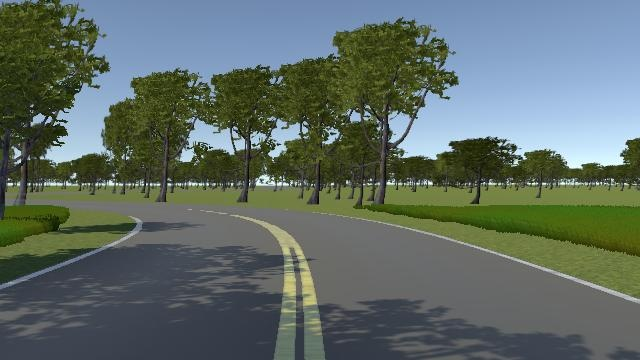
#> input picture code_albb/imgs/lane_treeShadow.jpg, 640 x 360 px
$ python test.py
#> lines starting #> are read from the running program, lines starting #| are printed output that depends on the picture; after the words box and inside, x2 and y2 are one past the last pixel; in counts of white or black regions, pixels touching at a corner belong together
import cv2
import numpy as np

# Đọc ảnh và chuyển sang ảnh xám
image = cv2.imread('./imgs/lane_treeShadow.jpg')
#> image is the input picture: shape (360, 640, 3); mean B, G, R 102.3, 108.5, 95.6
gray = cv2.cvtColor(image, cv2.COLOR_BGR2GRAY)
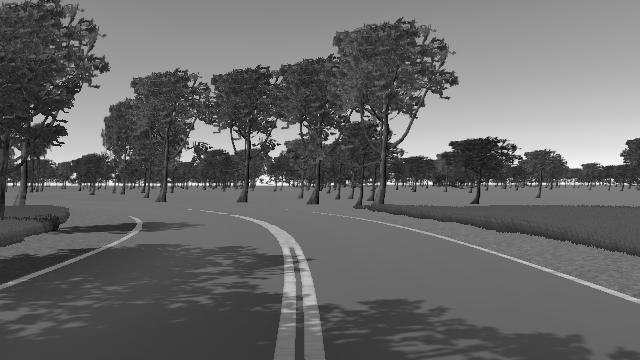
#> gray: shape (360, 640); min 0, max 253, mean 103.9

# Làm mờ và áp dụng phân ngưỡng để tạo ảnh nhị phân
blurred = cv2.GaussianBlur(gray, (5, 5), 0)
_, thresh = cv2.threshold(blurred, 127, 255, cv2.THRESH_BINARY)
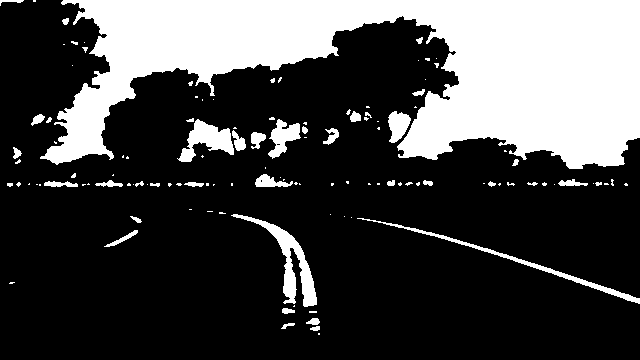
#> thresh: shape (360, 640); 27.4% white; 120 white regions (80 under 20 px)

# Tìm contours và vẽ contours lên ảnh
contours, _ = cv2.findContours(thresh, cv2.RETR_EXTERNAL, cv2.CHAIN_APPROX_SIMPLE)
#> contours = 120 contours, 89 with area under 20; largest, box (x1, y1, x2, y2) and area: (40, 0, 640, 169) 54086, (231, 214, 317, 307) 1526, (177, 119, 234, 162) 1028, (357, 218, 640, 304) 828, (268, 119, 301, 159) 589
cv2.drawContours(image, contours, -1, (0, 255, 0), 2)
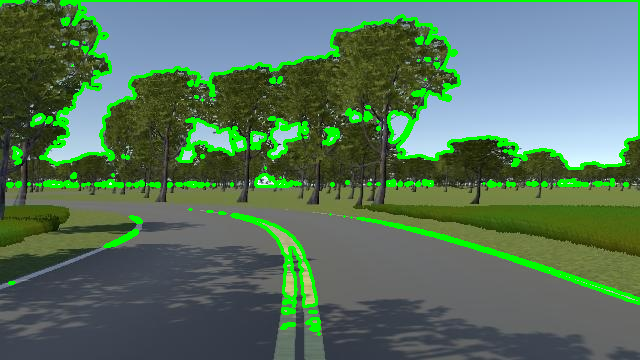
#> image: shape (360, 640, 3); 7.31% of pixels changed, all inside (x1, y1, x2, y2) = (0, 0, 640, 336)

# Áp dụng HoughLines để tìm các đường thẳng
lines = cv2.HoughLines(thresh, 1, np.pi / 180, threshold=100)

# Vẽ đường thẳng lên ảnh
for line in lines:
    rho, theta = line[0]
    a = np.cos(theta)
    b = np.sin(theta)
    x0 = a * rho
    y0 = b * rho
    x1 = int(x0 + 1000 * (-b))
    y1 = int(y0 + 1000 * (a))
    x2 = int(x0 - 1000 * (-b))
    y2 = int(y0 - 1000 * (a))
    cv2.line(image, (x1, y1), (x2, y2), (0, 0, 255), 2)
#> this loop made 5077 passes
#> (rho, theta, a, b, x0, y0, x1, y1) on passes 1 to 3: (0, 1.59, -0.0175, 1, 0, 0, -999, -17), (-4, 1.62, -0.0523, 0.999, 0.209, -3.99, -998, -56), (17, 1.55, 0.0175, 1, 0.297, 17, -999, 34)
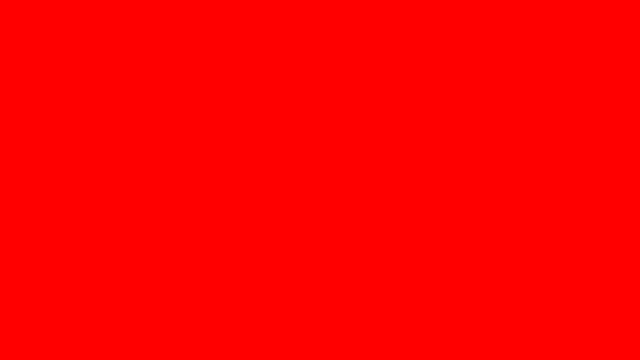
#> image: shape (360, 640, 3); mean B, G, R 0, 0, 255

# Tạo mặt nạ cho các contours
mask = np.zeros_like(gray)
cv2.drawContours(mask, contours, -1, 255, thickness=cv2.FILLED)
#> mask: shape (360, 640); 27.4% white; 120 white regions (80 under 20 px), largest, box (x1, y1, x2, y2) and area: (40, 0, 640, 169) 55220, (231, 214, 317, 307) 1719, (177, 119, 234, 162) 1126

# Tạo mặt nạ cho đường thẳng
for line in lines:
    x1, y1, x2, y2 = cv2.fitLine(line, cv2.DIST_L2, 0, 0.01, 0.01)
    cv2.line(mask, (int(x1 - 1000 * x2), int(y1 - 1000 * y2)), (int(x1 + 1000 * x2), int(y1 + 1000 * y2)), 255, 2)
#> this loop made 5077 passes
#> line on passes 26 to 28: [[44, 1.55]], [[13, 1.68]], [[-15, 1.75]]
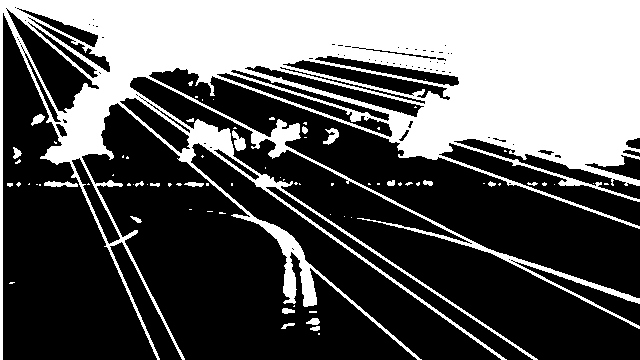
#> mask: shape (360, 640); 36% white; 78 white regions (57 under 20 px), largest, box (x1, y1, x2, y2) and area: (0, 0, 640, 360) 81365, (232, 130, 246, 151) 162, (44, 181, 78, 187) 141

# Áp dụng bitwise_and giữa ảnh gốc và mặt nạ
result = cv2.bitwise_and(image, image, mask=mask)
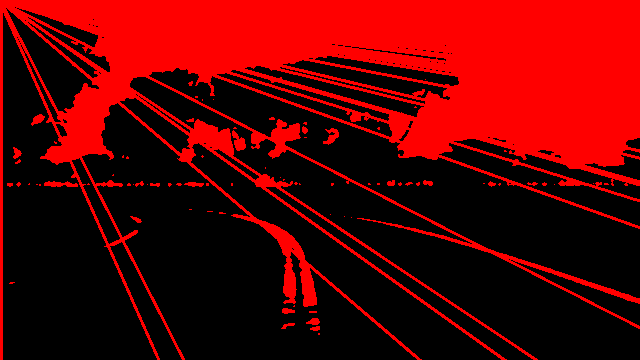
#> result: shape (360, 640, 3); mean B, G, R 0, 0, 91.8

# Hiển thị ảnh gốc và kết quả
cv2.imshow('Original Image', image)
cv2.imshow('Result', result)
cv2.waitKey(0)
cv2.destroyAllWindows()

$ run again, with code_albb/imgs/lane_normal.jpg copied over code_albb/imgs/lane_treeShadow.jpg
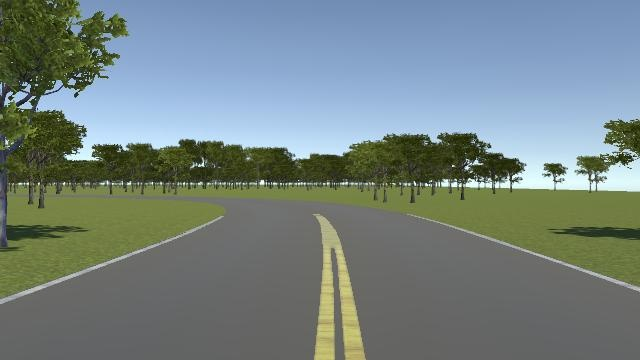
#> input picture code_albb/imgs/lane_normal.jpg, 640 x 360 px
#> image is the input picture: shape (360, 640, 3); mean B, G, R 129.7, 131.3, 117.3
#> `_, thresh = cv2.threshold(blurred, 127, 255, cv2.THRESH_BINARY)`:
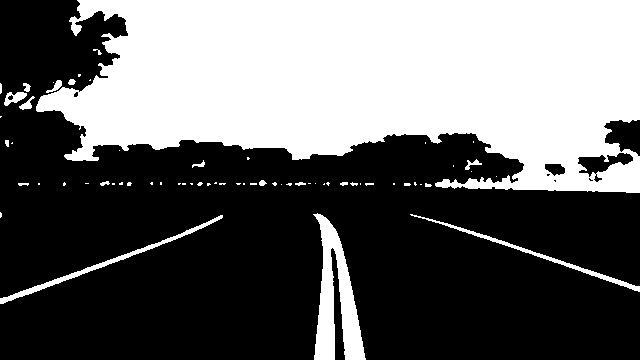
#> thresh: shape (360, 640); 39.9% white; 65 white regions (45 under 20 px)
#> contours = 65 contours, 53 with area under 20; largest, box (x1, y1, x2, y2) and area: (36, 0, 640, 193) 84998, (313, 213, 366, 360) 3484, (0, 215, 223, 304) 852, (410, 214, 640, 292) 650, (4, 92, 27, 106) 164
#> the loop `for line in lines:` made 7435 passes
#> (rho, theta, a, b, x0, y0, x1, y1) on passes 1 to 3: (111, 1.4, 0.174, 0.985, 19.27, 109.3, -965, 282), (101, 1.43, 0.139, 0.99, 14.06, 100, -976, 239), (100, 1.45, 0.122, 0.993, 12.19, 99.25, -980, 221)
#> the loop `for line in lines:` made 7435 passes
#> line on passes 26 to 28: [[90, 1.59]], [[88, 1.61]], [[92, 1.66]]
#> `result = cv2.bitwise_and(image, image, mask=mask)`:
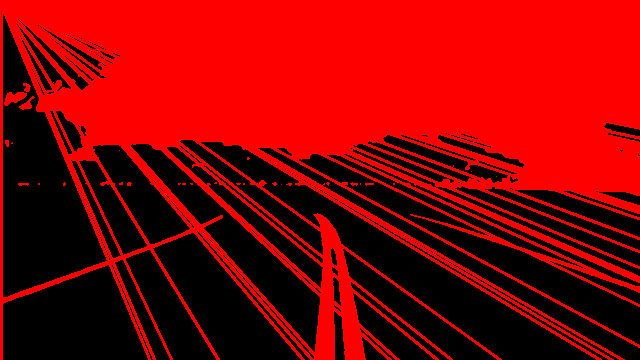
#> result: shape (360, 640, 3); mean B, G, R 0, 0, 136.4
